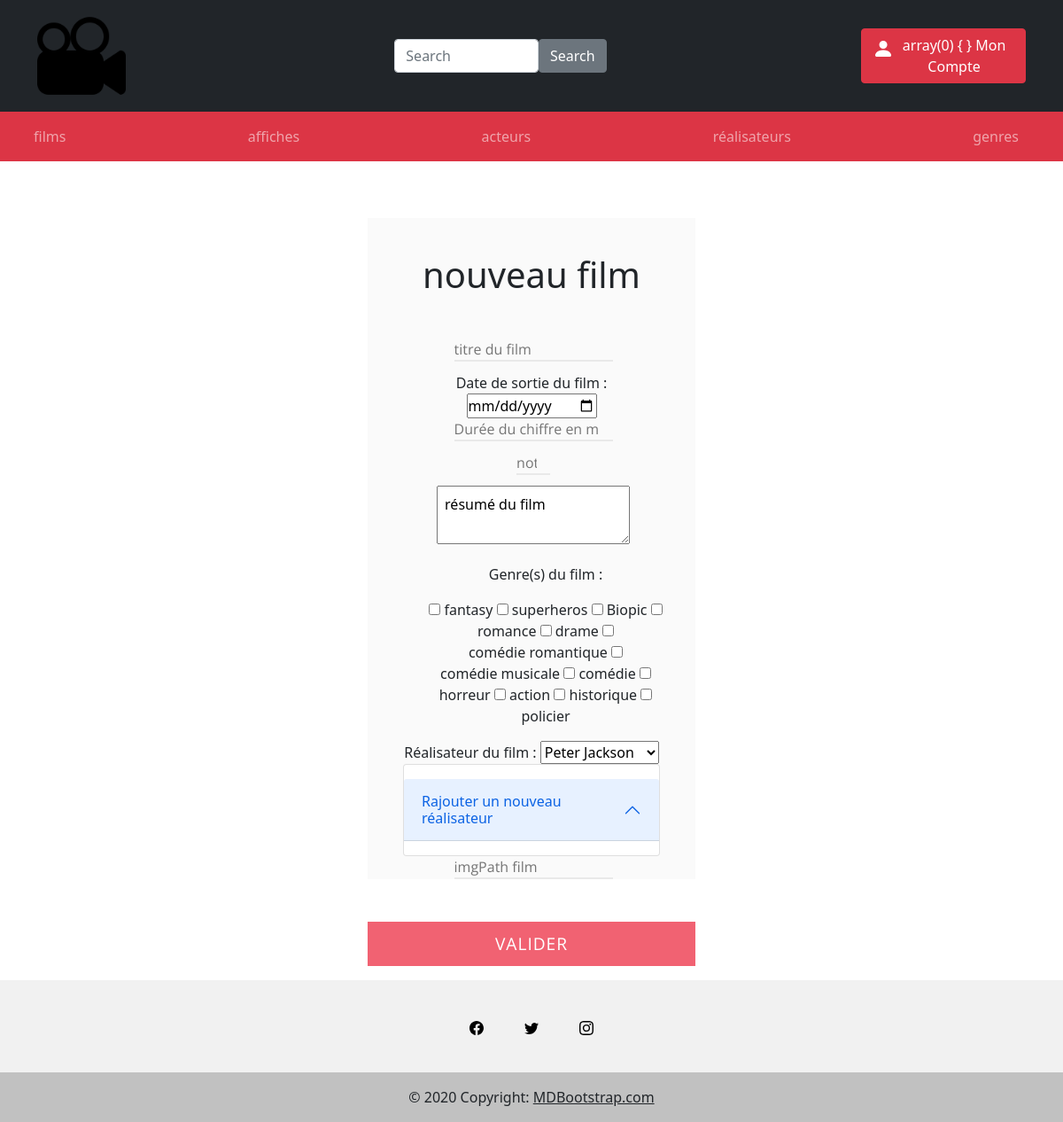
Page /index.php?action=ajoutFilm on the committed database.
### tables this page shows
CREATE TABLE `Genre` (
  `id` int(11) NOT NULL,
  `libelle` varchar(100) NOT NULL
);

### bdd/DAO.php (called while the page is built, shortened)
<?php
class DAO
{
  private $bdd;
  public function __construct()
  {
    $this->bdd = new PDO('mysql:host=localhost;dbname=cinema;charset=utf8', 'root', '');
  }
  public function executerRequete($sql, $params = NULL)
  {
    if ($params == NULL) {
      $result = $this->bdd->query($sql);
    } else {
      $result = $this->bdd->prepare($sql);
      $result->execute($params);
    }
    return $result;
  }
}

### views/film/ajoutFilm.php (the view, shortened to what this page needs)
<!DOCTYPE html>
<html lang="en">
<head>
  <link rel="stylesheet" href="./css/signup.css">
</head>
<body>
</body>
</html>
<section class="Inscription">
  <div class="form-wrapper">
    <h1>nouveau film</h1>
    <form action="./index.php?action=checkAjoutFilm" method="post">
      <div class="form-item">
        <input type="text" name="titre" required="required" placeholder="titre du film"></input>
      </div>
      <div>
        <label for="sortie">Date de sortie du film :</label>
        <input type="date" id="sortie" name="sortie">
      </div>
      <div class="form-item">
        <input type="number" name="duree" min="0" required="required" placeholder="Durée du chiffre en minutes (chiffres uniquement)"></input>
      </div>
      <div class="form-item">
        <input type="number" name="note" min="0" max="5" required="required" placeholder="note globale du film (chiffres uniquement)"></input>
      </div>
      <div class="form-item">
        <textarea type="text" name="resume" required="required" style="padding: 0.5em">résumé du film</textarea>
      </div>
      <div class="form-item m-3">
        <p>Genre(s) du film : </p>
        <?php
        while ($genre = $genres->fetch()) {
        ?>
          <input type="checkbox" name="genres[]" class="checkbox" id="<?= $genre['id'] ?>" value="<?= $genre['id'] ?>">
          <label for="genre"> <?= $genre['libelle'] ?> </label>
        <?php
        }
        ?>
      </div>
      <div>
        <label for="real">Réalisateur du film :</label>
        <select name="real" id="real">
          <?php
          while ($real = $reals->fetch()) {
            echo "<option value=" . $real['id'] . ">" . $real['nom_realisateur'] . "</option>";
          }
          ?>
        </select>
      </div>
      <div class="accordion" id="accordionExample">
        <div class="accordion-item">
          <h2 class="accordion-header" id="headingOne">
            <button class="accordion-button my-3" type="button" data-bs-toggle="collapse" data-bs-target="#collapseOne" aria-expanded="true" aria-controls="collapseOne">
              Rajouter un nouveau réalisateur
            </button>
          </h2>
        </div>
      </div>
      <div class="form-item">
        <input type="text" name="imgPathFilm" required="required" placeholder="imgPath film"></input>
      </div>
  </div>
  <div class="button-panel">
    <input type="submit" class="button" title="Valider" value="Valider"></input>
  </div>
</section>
<?php
require "./views/template.php";

### css/signup.css (style rules this page uses)
* { margin: 0; padding: 0; box-sizing: border-box; }
body { background: #e9e9e9; color: #5e5e5e; font: 400 87.5%/1.5em "Open Sans", sans-serif; }
.form-wrapper { background: #fafafa; margin: 3em auto; padding: 0 1em; max-width: 370px; }
h1 { text-align: center; padding: 1em 0; }
form { padding: 0 1.5em; }
.form-item { margin-bottom: 0.75em; width: 100%; }
.form-item input { background: #fafafa; border: none; border-bottom: 2px solid #e9e9e9; color: #666; font-family: "Open Sans", sans-serif; font-size: 1em; height: 50px; transition: border-color 0.3s; width: 90%; }
.button-panel { margin: 2em 0 0; width: 100%; }
.button-panel .button { background: #f16272; border: none; color: #fff; cursor: pointer; height: 50px; font-family: "Open Sans", sans-serif; font-size: 1.2em; letter-spacing: 0.05em; text-align: center; text-transform: uppercase; transition: background 0.3s ease-in-out; width: 100%; }

### css/style.css (style rules this page uses)
* { box-sizing: border-box; }
.form-item input { width: auto; height: auto; }

### rows in the picture
genre: libelle "fantasy"
genre: libelle "superheros"
genre: libelle "Biopic"
genre: libelle "romance"
genre: libelle "drame"
genre: libelle "comédie romantique"
genre: libelle "comédie musicale"
genre: libelle "comédie"
genre: libelle "horreur"
genre: libelle "action"
genre: libelle "historique"
genre: libelle "policier"

### other values in the picture
form field real "Peter Jackson"
